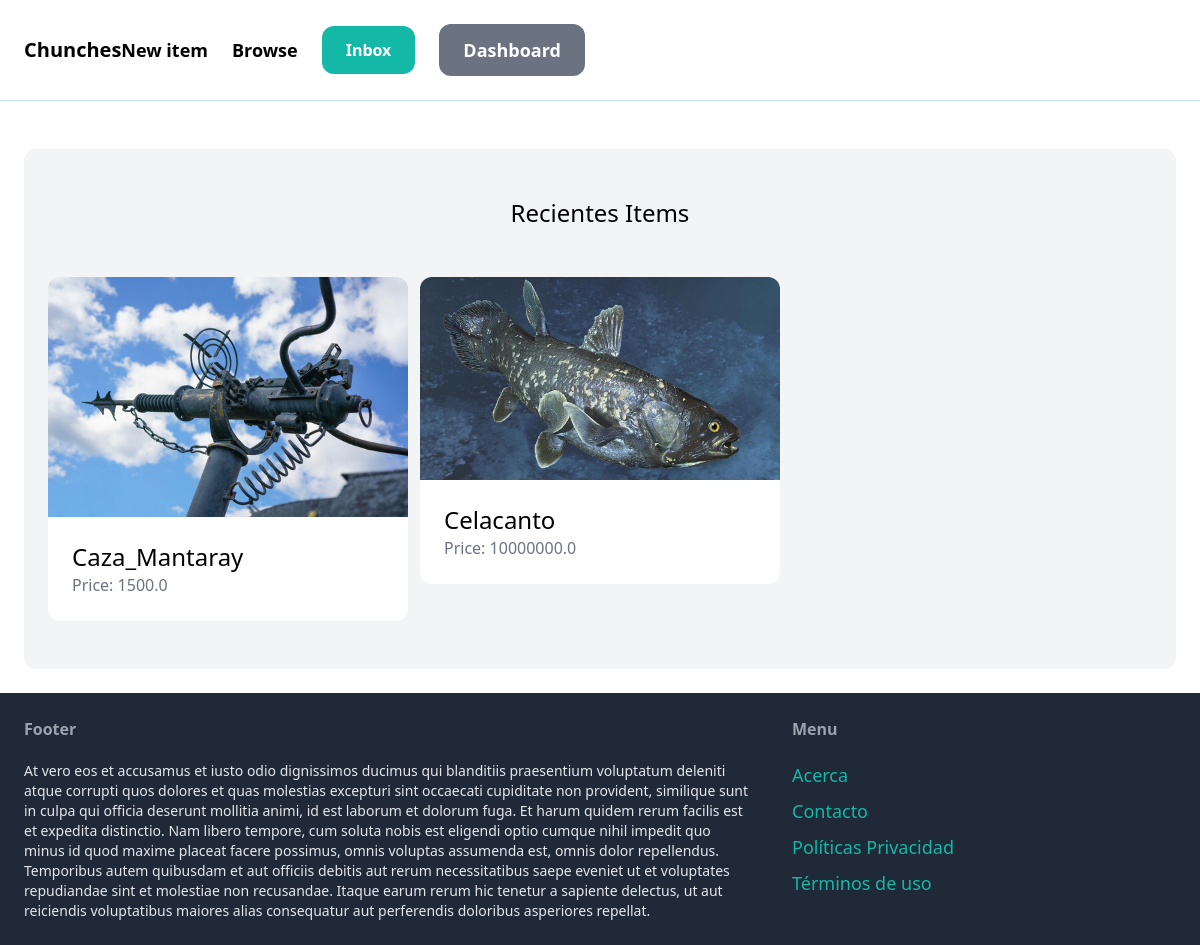
The page /dashboard/ (signed in) on the database its author committed.
### item/models.py (models this page shows)
class Item(models.Model):
     category = models.ForeignKey(Category, related_name='items', on_delete=models.CASCADE)
     name = models.CharField(max_length=255)
     description = models.TextField(blank=True, null=True)
     price = models.FloatField()
     image = models.ImageField(upload_to='item_images', blank=True, null=True )
     is_sold = models.BooleanField(default=False)
     created_by = models.ForeignKey(User, related_name='items', on_delete=models.CASCADE )
     created_at=models.DateTimeField(auto_now_add=True)

### dashboard/views.py (the view)
# urls.py: path('', views.index, name='index'),
@login_required
def index(request):
    items = Item.objects.filter(created_by=request.user)
    return render(request, 'dashboard/index.html',{
        'items' : items,})

### dashboard/templates/dashboard/index.html (shortened to what this page needs)
{% extends 'core/base.html' %}
{% block content %}
<div class="mt-6 px-6 py-12 bg-gray-100 rounded-xl">
    <h2 class="mb-12 text-2xl text-center">Recientes Items</h2>
    <div class="grid grid-cols-3 gap-3">
        {% for item in items %}
        <div>
            <a href="{% url 'item:detail' item.id %}">
                <div>
                    <img src="{{ item.image.url }}" class="rounded-t-xl" alt="">
                </div>
                <div class="p-6 bg-white rounded-b-xl">
                    <h2 class="text-2xl">{{ item.name }}</h2>
                    <p class="text-gray-500">Price: {{ item.price }}</p>
                </div>
            </a>
        </div>
        {% endfor %}
    </div>
</div>
{% endblock %}

### rows shown on the page
Item: image (picture), name "Caza_Mantaray", price "1500.0"
Item: image (picture), name "Celacanto", price "10000000.0"
